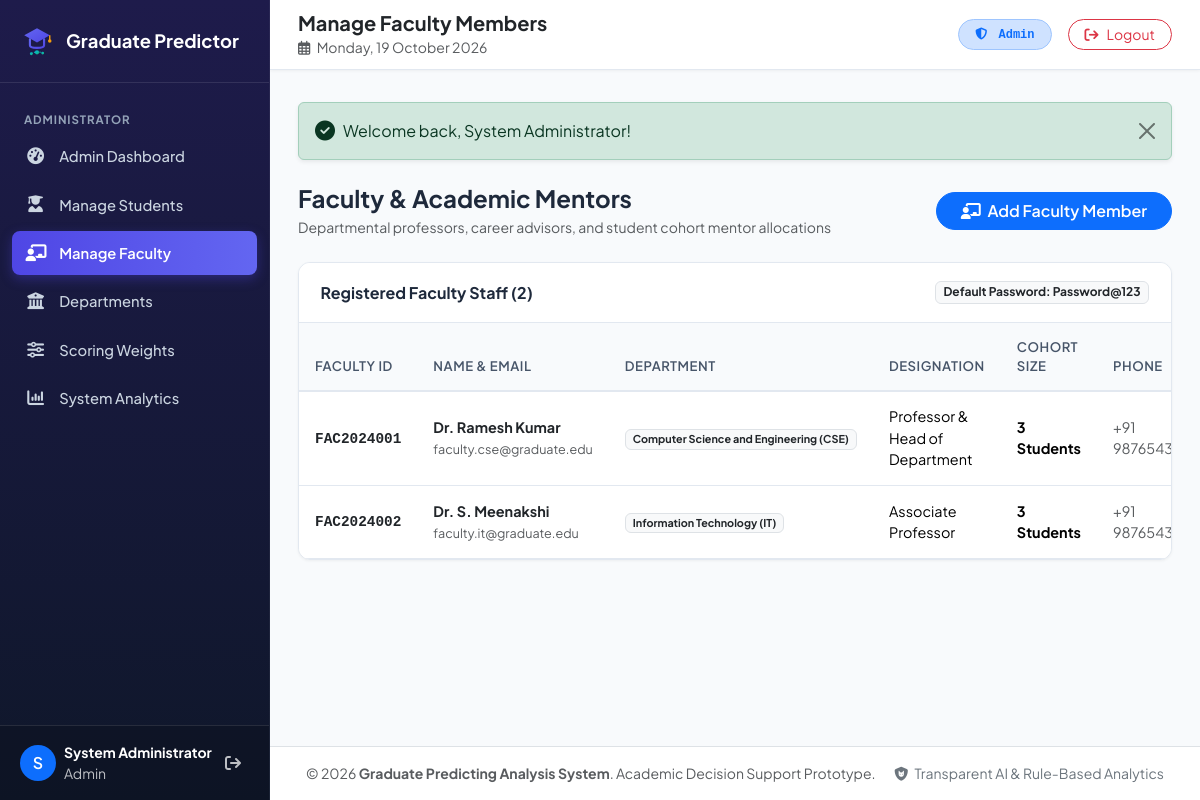
The page /admin/faculty.php (signed in) on the database its author committed.
### tables this page shows
CREATE TABLE `faculty` (
    `id` INT AUTO_INCREMENT PRIMARY KEY,
    `user_id` INT NOT NULL UNIQUE,
    `faculty_id` VARCHAR(50) NOT NULL UNIQUE,
    `department_id` INT DEFAULT NULL,
    `designation` VARCHAR(100) DEFAULT 'Assistant Professor',
    `created_at` TIMESTAMP DEFAULT CURRENT_TIMESTAMP,
    FOREIGN KEY (`user_id`) REFERENCES `users`(`id`) ON DELETE CASCADE,
    FOREIGN KEY (`department_id`) REFERENCES `departments`(`id`) ON DELETE SET NULL
);

CREATE TABLE `users` (
    `id` INT AUTO_INCREMENT PRIMARY KEY,
    `name` VARCHAR(100) NOT NULL,
    `email` VARCHAR(100) NOT NULL UNIQUE,
    `password` VARCHAR(255) NOT NULL,
    `role` ENUM('student', 'faculty', 'admin') NOT NULL DEFAULT 'student',
    `phone` VARCHAR(20) DEFAULT NULL,
    `profile_pic` VARCHAR(255) DEFAULT NULL,
    `created_at` TIMESTAMP DEFAULT CURRENT_TIMESTAMP,
    `updated_at` TIMESTAMP DEFAULT CURRENT_TIMESTAMP ON UPDATE CURRENT_TIMESTAMP,
    INDEX `idx_email` (`email`),
    INDEX `idx_role` (`role`)
);

CREATE TABLE `departments` (
    `id` INT AUTO_INCREMENT PRIMARY KEY,
    `dept_code` VARCHAR(20) NOT NULL UNIQUE,
    `dept_name` VARCHAR(150) NOT NULL,
    `hod_name` VARCHAR(100) DEFAULT NULL,
    `created_at` TIMESTAMP DEFAULT CURRENT_TIMESTAMP
);

### config/helper.php (called while the page is built, shortened)
<?php
function sanitize(?string $str): string {
    return htmlspecialchars(trim((string)$str), ENT_QUOTES, 'UTF-8');
}

### admin/faculty.php (the view, shortened to what this page needs)
<?php
require_once __DIR__ . '/../config/helper.php';
$db = getDB();
$stmt = $db->query("
    SELECT f.id, f.faculty_id, f.designation,
           u.id as user_id, u.name, u.email, u.phone,
           d.dept_code, d.dept_name,
           (SELECT count(*) FROM students s WHERE s.department_id = f.department_id) as dept_students
    FROM faculty f
    JOIN users u ON f.user_id = u.id
    LEFT JOIN departments d ON f.department_id = d.id
    ORDER BY f.id ASC
");
$facultyList = $stmt->fetchAll();
include __DIR__ . '/../includes/header.php';
?>
<div class="d-flex flex-column flex-sm-row justify-content-between align-items-sm-center gap-2 mb-4">
    <div>
        <h4 class="fw-bold mb-1">Faculty & Academic Mentors</h4>
        <p class="text-muted small mb-0">Departmental professors, career advisors, and student cohort mentor allocations</p>
    </div>
    <button type="button" class="btn btn-primary rounded-pill px-4 fw-semibold" data-bs-toggle="modal" data-bs-target="#addFacultyModal">
        <i class="fas fa-chalkboard-user me-1"></i> Add Faculty Member
    </button>
</div>
<div class="content-card">
    <div class="content-card-header d-flex justify-content-between align-items-center">
        <h6 class="fw-bold mb-0">Registered Faculty Staff (<?= count($facultyList) ?>)</h6>
        <span class="badge bg-light text-dark border">Default Password: Password@123</span>
    </div>
    <div class="content-card-body p-0">
        <div class="table-responsive">
            <table class="table table-custom table-hover mb-0">
                <thead>
                    <tr>
                        <th>Faculty ID</th>
                        <th>Name & Email</th>
                        <th>Department</th>
                        <th>Designation</th>
                        <th>Cohort Size</th>
                        <th>Phone</th>
                    </tr>
                </thead>
                <tbody>
                    <?php foreach ($facultyList as $f): ?>
                        <tr>
                            <td><span class="font-monospace fw-bold text-dark"><?= sanitize($f['faculty_id']) ?></span></td>
                            <td>
                                <div class="fw-bold text-dark"><?= sanitize($f['name']) ?></div>
                                <small class="text-muted"><?= sanitize($f['email']) ?></small>
                            </td>
                            <td>
                                <span class="badge bg-light text-dark border"><?= sanitize($f['dept_name']) ?> (<?= sanitize($f['dept_code']) ?>)</span>
                            </td>
                            <td><?= sanitize($f['designation']) ?></td>
                            <td><strong><?= (int)$f['dept_students'] ?> Students</strong></td>
                            <td class="text-muted small"><?= sanitize($f['phone'] ?: 'N/A') ?></td>
                        </tr>
                    <?php endforeach; ?>
                </tbody>
            </table>
        </div>
    </div>
</div>
<?php include __DIR__ . '/../includes/footer.php'; ?>

### assets/css/style.css (style rules this page uses)
:root { --primary-color: #4f46e5; --primary-hover: #4338ca; --primary-light: #e0e7ff; --secondary-color: #06b6d4; --dark-bg: #0f172a; --sidebar-bg: #1e1b4b; --sidebar-hover: #312e81; --card-bg: #ffffff; --body-bg: #f8fafc; --text-main: #1e293b; --text-muted: #64748b; --border-color: #e2e8f0; --success-color: #10b981; --warning-color: #f59e0b; --danger-color: #ef4444; --radius-sm: 8px; --radius-md: 12px; --radius-lg: 18px; --shadow-sm: 0 1px 3px rgba(0, 0, 0, 0.05); --shadow-md: 0 4px 12px rgba(15, 23, 42, 0.08); --shadow-lg: 0 10px 25px rgba(15, 23, 42, 0.12); }
body { font-family: 'Plus Jakarta Sans', system-ui, -apple-system, BlinkMacSystemFont, 'Segoe UI', Roboto, sans-serif; background-color: var(--body-bg); color: var(--text-main); min-height: 100vh; overflow-x: hidden; }
.content-card { background: #ffffff; border-radius: var(--radius-md); border: 1px solid var(--border-color); box-shadow: var(--shadow-sm); margin-bottom: 1.5rem; overflow: hidden; }
.content-card-header { padding: 1.15rem 1.35rem; border-bottom: 1px solid var(--border-color); background-color: #ffffff; display: flex; align-items: center; justify-content: space-between; }
.content-card-body { padding: 1.35rem; }
.table-custom { vertical-align: middle; }
.table-custom thead th { background-color: #f8fafc; color: #475569; font-weight: 600; font-size: 0.82rem; text-transform: uppercase; letter-spacing: 0.04em; border-bottom: 2px solid var(--border-color); padding: 0.85rem 1rem; }
.table-custom tbody td { padding: 0.9rem 1rem; border-bottom: 1px solid var(--border-color); font-size: 0.9rem; }

### rows shown on the page
faculty: faculty "FAC2024001", user.name "Dr. Ramesh Kumar", user.email "faculty.cse@graduate.edu", department.dept_name "Computer Science and Engineering", department.dept_code "CSE", designation "Professor & Head of Department", dept_students "3", user.phone "+91…"
faculty: faculty "FAC2024002", user.name "Dr. S. Meenakshi", user.email "faculty.it@graduate.edu", department.dept_name "Information Technology", department.dept_code "IT", designation "Associate Professor", dept_students "3", user.phone "+91…"

### other values the page prints
substr($user['name'], 0, 1) "S"
$user['name'] "System Administrator"
$user['role'] "Admin"
$pageTitle "Manage Faculty Members"
$message "Welcome back, System Administrator!"
count($facultyList) "2"
